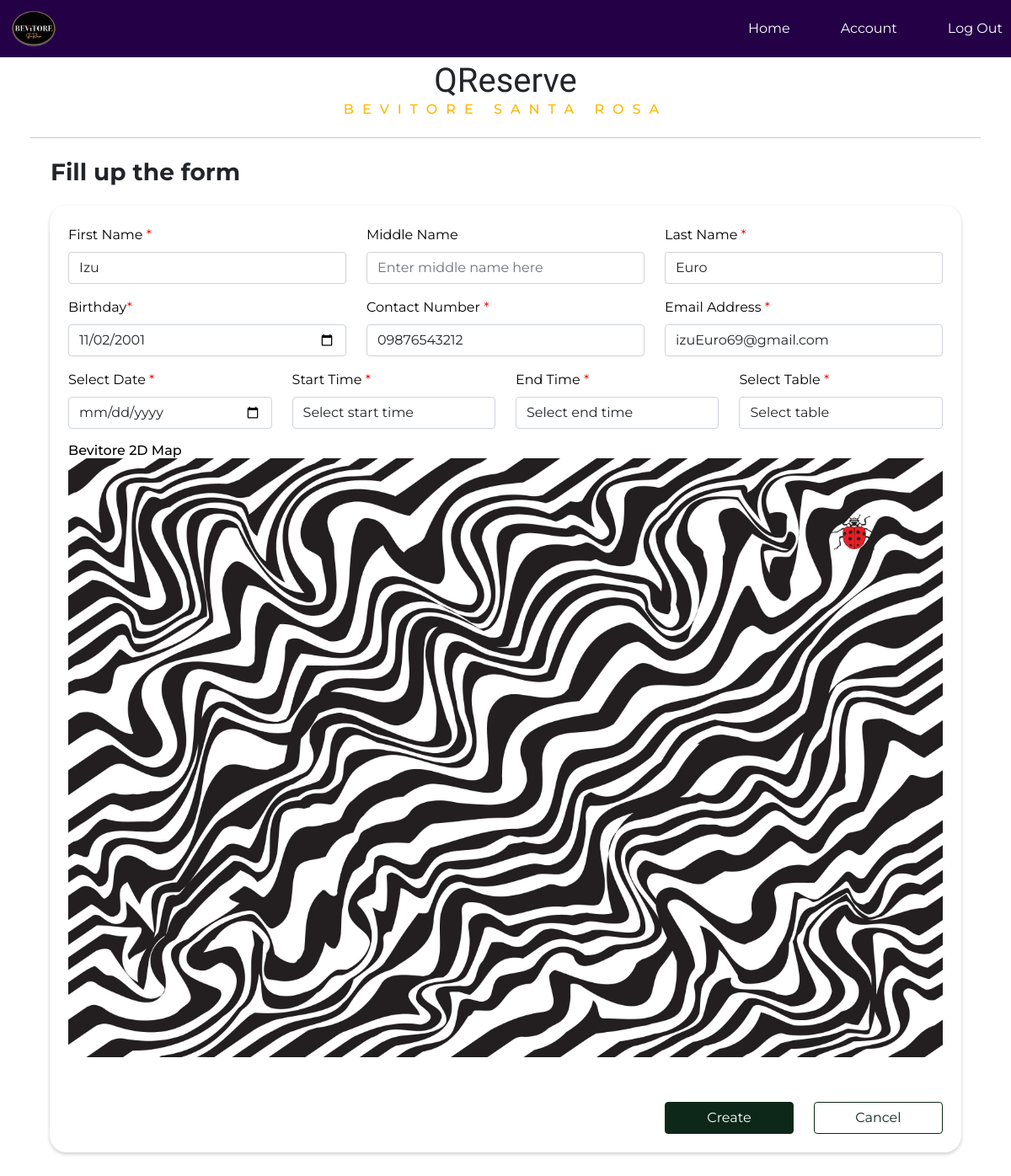
Screenshot of /booking_form.php (signed in) with the database file from the repository.
### tables this page shows
CREATE TABLE `customer_info` (
  `customerID` int(11) NOT NULL,
  `customerFirstName` varchar(300) NOT NULL,
  `customerLastName` varchar(300) NOT NULL,
  `customerMiddleName` varchar(300) NOT NULL,
  `customerBirthdate` date NOT NULL,
  `customerNumber` varchar(300) NOT NULL,
  `customerEmail` varchar(300) NOT NULL,
  `validID` varchar(300) NOT NULL
);

### get_data_from_database/get_customer_information.php (called while the page is built)
<?php
$getCustomerInformationQuery = "SELECT * FROM customer_info";
$customerInformationConn = mysqli_query($conn,$getCustomerInformationQuery);
$arrayCustomerInformation = array();
    while($onerowCI = mysqli_fetch_assoc($customerInformationConn)){
        $arrayCustomerInformation[] = $onerowCI;
    }
?>

### encodeDecode.php (called while the page is built, shortened)
<?php
function decryptData($data, $key) {
    $cipher = "aes-256-cbc";
    $ivlen = openssl_cipher_iv_length($cipher);
    $data = base64_decode($data);
    $iv = substr($data, 0, $ivlen);
    $encrypted = substr($data, $ivlen);
    return openssl_decrypt($encrypted, $cipher, $key, OPENSSL_RAW_DATA, $iv);
}
?>

### booking_form.php (the view, shortened to what this page needs)
<?php
if (isset($_SESSION['userMemberID'])) {
    $userID = $_SESSION['userMemberID'];
    include "connect_database.php";
    include "get_data_from_database/get_member_account.php";
    include "get_data_from_database/get_customer_information.php";
    include "encodeDecode.php";
    $key = "TheGreatestNumberIs73";
    foreach ($arrayMemberAccount as $memberAccount) {
        if ($memberAccount["memberID"] == $userID) {
            $customerID = $memberAccount['customerID'];
            foreach ($arrayCustomerInformation as $customerInformation) {
                if ($customerInformation["customerID"] == $customerID) {
                    $customerFirstName = decryptData($customerInformation['customerFirstName'], $key);
                    $customerLastName = decryptData($customerInformation['customerLastName'], $key);
                    $customerMiddleName = decryptData($customerInformation['customerMiddleName'], $key);
                    $customerBirthdate = $customerInformation['customerBirthdate'];
                    $customerNumber = decryptData($customerInformation['customerNumber'], $key);
                    $customerEmail = decryptData($customerInformation['customerEmail'], $key);
                }
            }
        }
    }
    include "submit_customer_reservation.php";
?>
    <!DOCTYPE html>
    <html lang="en">
    <head>
        <link rel="stylesheet" href="./css/style.css">
        <link rel="stylesheet" href="./css/landing.css">
        <link rel="stylesheet" href="https://cdnjs.cloudflare.com/ajax/libs/font-awesome/6.3.0/css/all.min.css">
        <link href="https://cdn.jsdelivr.net/npm/bootstrap@5.0.2/dist/css/bootstrap.min.css" rel="stylesheet" />
    </head>
    <body class="body">
        <header>
            <nav class="navbar p-0">
                <img src="./images/Bevitore-logo.png" id="customer-landing-logo" />
                <ul class="all-links">
                    <li><a href="customer_dashboard.php">Home</a></li>
                    <li><a href="customer_account.php">Account</a></li>
                    <li><a href="customer_logout.php">Log Out</a></li>
                </ul>
            </nav>
        </header>
        <div class="container-fluid">
            <div class="row">
                <div class="col-12 text-center">
                    <h1 class="krona-one-regular mt-5 mb-0">QReserve</h1>
                    <h6 id="booking-sub">BEVITORE SANTA ROSA</h6>
                    <hr class="my-4">
                </div>
            </div>
            <div class="row">
                <div class="col-md-12">
                    <h3 class="fw-bold ps-4">Fill up the form</h3>
                    <form class="needs-validation dashboard-square-kebab" id="booking-form" novalidate action="booking_form.php" method="POST" enctype="multipart/form-data">
                        <div class="row">
                            <div class="col-12 col-md-4 mb-3">
                                <label for="firstName" class="form-label">First Name <span>*</span></label>
                                <input type="text" class="form-control" name="firstName" id="firstName" placeholder="Enter first name here" required pattern="^[a-zA-Z]+( [a-zA-Z]+)*$" oninvalid="this.setCustomValidity('Please enter a valid first name')" oninput="this.setCustomValidity('')" value="<?php echo $customerFirstName; ?>"  />
                            </div>
                            <div class="col-12 col-md-4 mb-3">
                                <label for="middleName" class="form-label">Middle Name</label>
                                <input type="text" class="form-control" name="middleName" id="middleName" placeholder="Enter middle name here" pattern="^[a-zA-Z]+( [a-zA-Z]+)*$" oninvalid="this.setCustomValidity('Please enter a valid middle name')" oninput="this.setCustomValidity('')" value="<?php echo $customerMiddleName; ?>"  />
                            </div>
                            <div class="col-12 col-md-4 mb-3">
                                <label for="lastName" class="form-label">Last Name <span>*</span></label>
                                <input type="text" class="form-control" name="lastName" id="lastName" placeholder="Enter last name here" required pattern="^[a-zA-Z]+( [a-zA-Z]+)*$" oninvalid="this.setCustomValidity('Please enter a valid last name')" oninput="this.setCustomValidity('')" value="<?php echo $customerLastName; ?>"  />
                            </div>
                            <div class="col-12 col-md-4 mb-3">
                                <label for="birthDate" class="form-label">Birthday<span>*</span></label>
                                <input type="date" class="form-control" name="birthDate" id="birthDate" placeholder="Enter birthdate name here" required oninvalid="this.setCustomValidity('Please enter a valid birthdate')" oninput="this.setCustomValidity('')" value="<?php echo $customerBirthdate; ?>" />
                            </div>
                            <div class="col-12 col-md-4 mb-3">
                                <label for="contactNumber" class="form-label">Contact Number <span>*</span></label>
                                <input type="text" class="form-control" name="contactNumber" id="contactNumber" placeholder="Enter contact number here" required pattern="^09\d{9}$" minlength="11" maxlength="11" oninvalid="this.setCustomValidity('Please enter a valid contact number starting with 09 and exactly 11 digits long')" oninput="this.setCustomValidity('')" value="<?php echo $customerNumber; ?>"  />
                            </div>
                            <div class="col-12 col-md-4 mb-3">
                                <label for="email" class="form-label">Email Address <span>*</span></label>
                                <input type="email" class="form-control" name="email" id="email" placeholder="Enter email address here" required oninvalid="this.setCustomValidity('Please enter a valid email address')" oninput="this.setCustomValidity('')" value="<?php echo $customerEmail; ?>"  />
                            </div>
                            <div class="col-12 col-md-3 mb-3">
                                <label for="validity" class="form-label">Select Date <span>*</span></label>
                                <input type="date" class="form-control" name="selectDate" id="selectDate" placeholder="Enter membership validity here" required oninvalid="this.setCustomValidity('Please enter a valid birthdate')" oninput="this.setCustomValidity('')" value="<?php echo $customerValidity; ?>" />
                            </div>
                            <div class="col-12 col-md-3 mb-3">
                                <label for="selectStartTime" class="form-label">Start Time <span>*</span></label>
                                <select class="form-control" name="selectStartTime" id="selectStartTime" required onchange="updateEndTime()">
                                    <option value="" selected disabled>Select start time</option>
                                </select>
                            </div>
                            <div class="col-12 col-md-3 mb-3">
                                <label for="selectEndTime" class="form-label">End Time <span>*</span></label>
                                <select class="form-control" name="selectEndTime" id="selectEndTime" required>
                                    <option value="" selected disabled>Select end time</option>
                                </select>
                            </div>
                            <div class="col-12 col-md-3 mb-3">
                                <label for="selectTable" class="form-label">Select Table <span>*</span></label>
                                <select class="form-control" name="selectTable" id="selectTable" required onchange="this.setCustomValidity('')">
                                    <option value="" selected disabled>Select table</option>
                                </select>
                            </div>
                            <div class="col-12 col-md-12 mb-3 mb-4">
                                <h6 class="mb-0 pb-0">Bevitore 2D Map</h6>
                                <img src="./images/Seamless-Wavy-lines-Pattern-digital-Graphics-30696202-1.jpg" alt="" style="width: 100%; height: 100%;">
                            </div>
                        </div>
                        <div class="row justify-content-end mt-5">
                            <div class="col-12 col-md-2 mb-3 mb-md-0">
                                <button class="btn btn-primary w-100 create-button" name="submitReserve" type="submit">Create</button>
                            </div>
                            <div class="col-12 col-md-2">
                                <button class="btn btn-outline-primary w-100 cancel-button" type="reset" onclick="resetForm()">Cancel</button>
                            </div>
                        </div>
                    </form>
                </div>
            </div>
        </div>
    </body>
    </html>
<?php
} else {
    header('location:customer_login.php');
    exit();
}
?>

### css/style.css (style rules this page uses)
body { font-family: "Montserrat", sans-serif; background-color: #E4E9F7; min-height: 100vh; padding: 2%; }
span { color: #FF0000; }
.krona-one-regular { font-family: "Krona One", sans-serif; font-weight: 400; font-style: normal; }
#booking-form { background-color: #fff; color: #020202 !important; padding: 2%; margin: 2%; }
#booking-sub { letter-spacing: 10px; color: #FFB800; }
#customer-landing-logo { width: 95px; }
.dashboard-square-kebab { padding: 2%; background-color: #fff; border-radius: 20px; box-shadow: 0 2px 4px rgba(0, 0, 0, 0.2); }
.create-button { background-color: #0D2818 !important; color: white; border-color: #0D2818 !important; }
.cancel-button { border-color: #0D2818 !important; color: #0D2818!important; }

### css/landing.css (style rules this page uses)
* { margin: 0%; padding: 0%; box-sizing: border-box; font-family: "Montserrat", sans-serif; }
html { scroll-behavior: smooth; }
header { position: fixed; top: 0; left: 0; z-index: 5; width: 100%; display: flex; justify-content: center; background: #240046; padding: 0%; margin: 0%; }
.navbar { display: flex; padding: 0%; margin: 0%; max-width: 1200px; width: 100%; align-items: center; justify-content: space-between; }
.navbar .all-links { display: flex; align-items: center; padding: 0%; margin: 0%; }
.navbar .all-links li { position: relative; list-style: none; }
header a, footer a { margin-left: 40px; text-decoration: none; color: #fff; padding: 10px; display: inline-block; }
#customer-landing-logo { width: 80px; padding: 1%; margin: 0%; }

### rows the page displays
customer_info: firstName "Izu", lastName "Euro", birthDate "11/02/2001", contactNumber "09876543212", email "izuEuro69@gmail.com"
